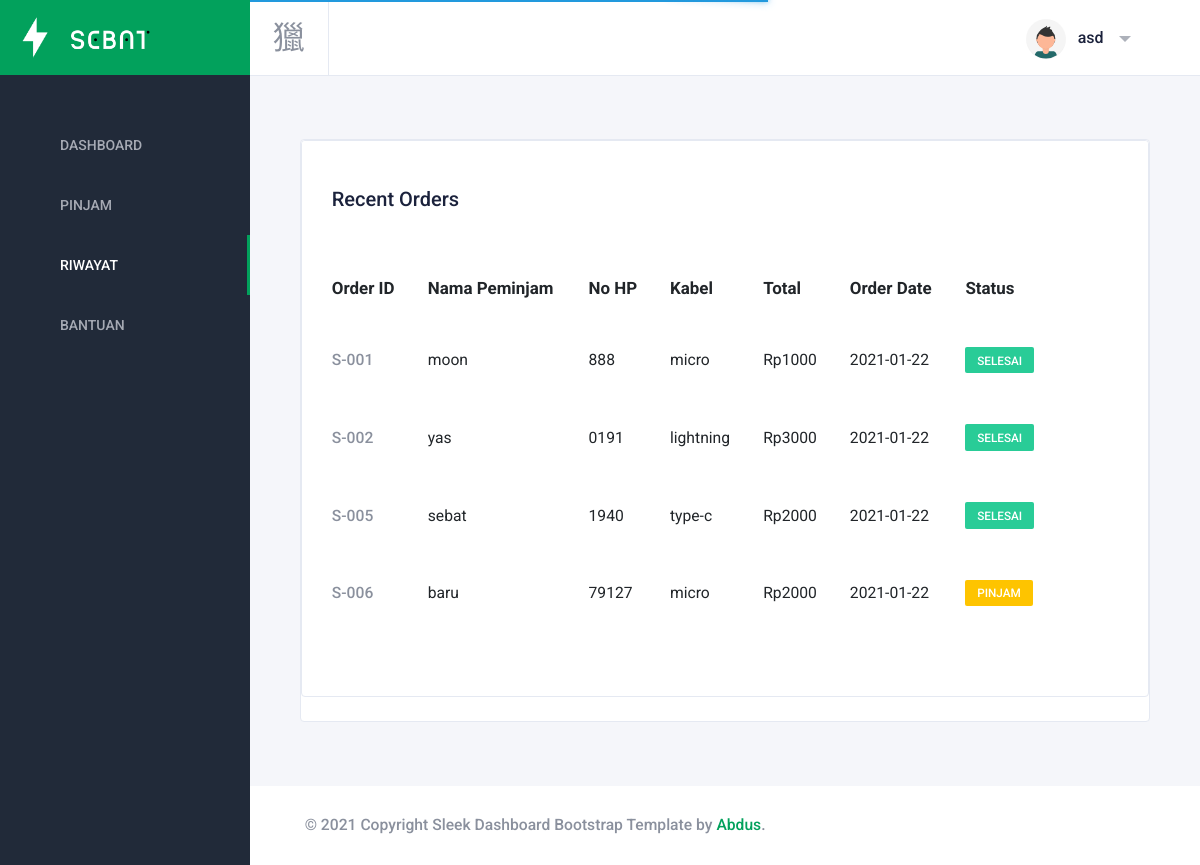
Before: /dashboard/history.php (signed in) with the older database file.
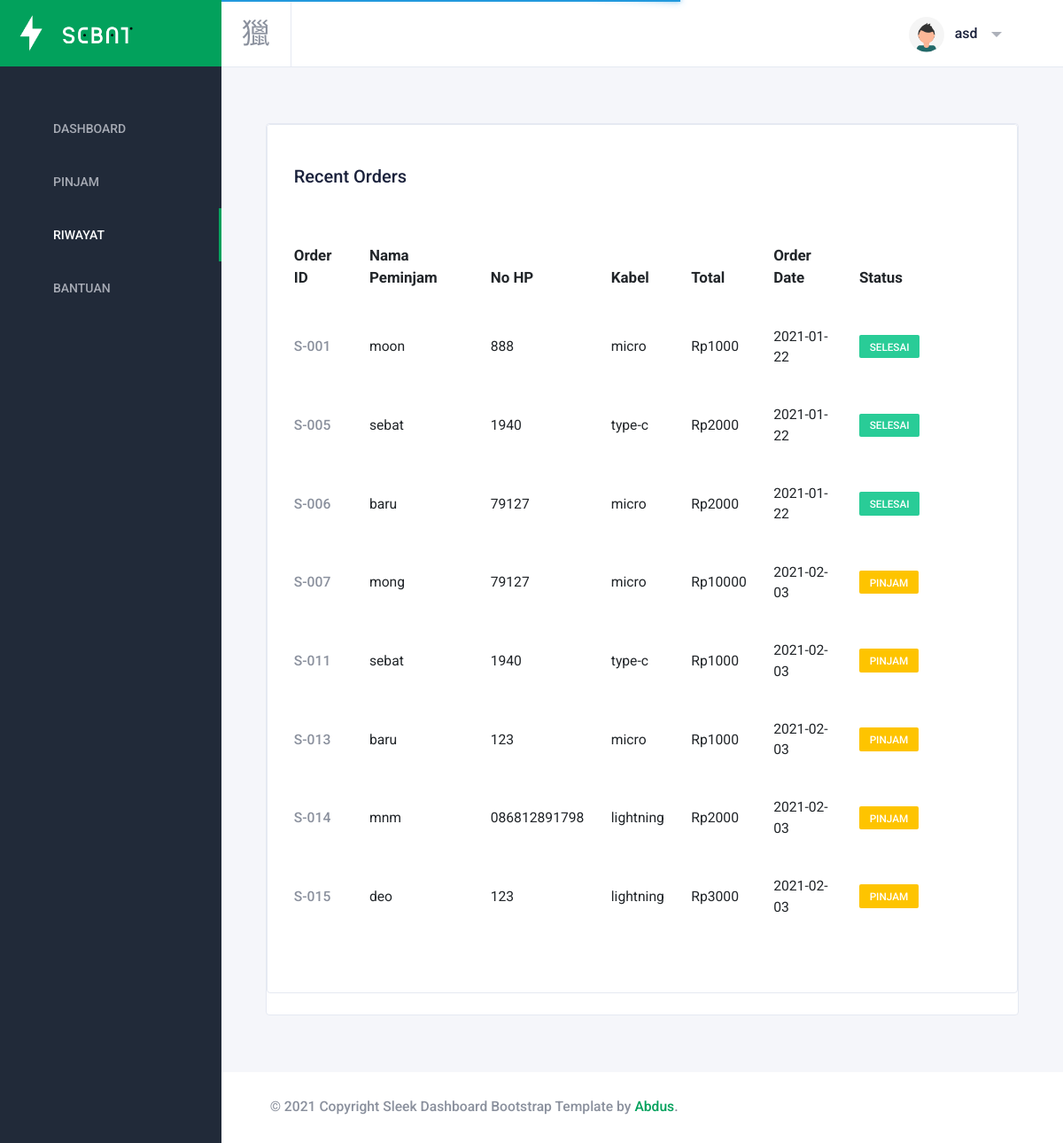
After: the same page with the newer database file.
### tables this page shows
CREATE TABLE `pinjam` (
  `id_pinjam` varchar(6) NOT NULL,
  `nama_peminjam` varchar(100) NOT NULL,
  `no_hp` varchar(12) NOT NULL,
  `kabel` enum('type-c','micro','lightning','') NOT NULL,
  `total` enum('1000','2000','3000','4000','10000','25000') NOT NULL,
  `tgl_pinjam` date NOT NULL,
  `status` enum('pinjam','selesai','','') NOT NULL
);

### dashboard/history.php (the view, shortened to what this page needs)
<!DOCTYPE html>
<html lang="en" dir="ltr">
<head>
  <link href="https://cdn.materialdesignicons.com/3.0.39/css/materialdesignicons.min.css" rel="stylesheet" />
  <link href="../assets/plugins/toaster/toastr.min.css" rel="stylesheet" />
  <link href="../assets/plugins/nprogress/nprogress.css" rel="stylesheet" />
  <link href="../assets/plugins/flag-icons/css/flag-icon.min.css" rel="stylesheet" />
  <link href="../assets/plugins/jvectormap/jquery-jvectormap-2.0.3.css" rel="stylesheet" />
  <link href="../assets/plugins/ladda/ladda.min.css" rel="stylesheet" />
  <link href="../assets/plugins/select2/css/select2.min.css" rel="stylesheet" />
  <link href="../assets/plugins/daterangepicker/daterangepicker.css" rel="stylesheet" />
  <link rel="stylesheet" href="../assets/vendor/bootstrap/css/bootstrap.min.css" rel="stylesheet">">
  <link id="sleek-css" rel="stylesheet" href="../assets/css/sleek.css" />
</head>
<body class="sidebar-fixed sidebar-dark header-light header-fixed" id="body">
  <div class="wrapper">
    <aside class="left-sidebar bg-sidebar">
      <div id="sidebar" class="sidebar sidebar-with-footer">
        <div class="app-brand">
          <a href="index.php">
            <img src="../assets/img/logo/logo-white.png" alt="" class="brand-logo">
            <span class="brand-name"><img src="../assets/img/logo/sebat-bw.png" alt=""></span>
          </a>
        </div>
        <div class="sidebar-scrollbar">
          <ul class="nav sidebar-inner" id="sidebar-menu">
            <li class="has-sub">
              <a class="sidenav-item-link" href="index.php">
                <span class="nav-text">Dashboard</span>
              </a>
            </li>
            <li class="has-sub ">
              <a class="sidenav-item-link" href="pinjam.php">
                <span class="nav-text">Pinjam</span>
              </a>
            </li>
            <li class="has-sub active">
              <a class="sidenav-item-link" href="history.php">
                <span class="nav-text">Riwayat</span>
              </a>
            </li>
            <li class="has-sub">
              <a class="sidenav-item-link" href="help.php">
                <span class="nav-text">Bantuan</span>
              </a>
            </li>
          </ul>
        </div>
      </div>
    </aside>
    <div class="page-wrapper">
      <header class="main-header " id="header">
        <nav class="navbar navbar-static-top navbar-expand-lg">
          <button id="sidebar-toggler" class="sidebar-toggle">
          </button>
          <div class="navbar-right ">
            <ul class="nav navbar-nav">
              <li class="dropdown user-menu">
                <button href="#" class="dropdown-toggle nav-link" data-toggle="dropdown">
                  <img src="../assets/img/profile.svg" class="user-image" alt="User Image" />
                  <span class="d-none d-lg-inline-block"><?= $_SESSION['username'];; ?></span>
                </button>
              </li>
            </ul>
          </div>
        </nav>
      </header>
      <div class="content-wrapper">
        <div class="content">
          <div class="row">
            <div class="col-md-12">
              <div class="card card-default" id="user-activity">
                <div class="card card-table-border-none recent-orders" id="recent-orders">
                  <div class="card-header justify-content-between">
                    <h2>Recent Orders</h2>
                  </div>
                  <div class="card-body pt-0 pb-5">
                    <table class="table card-table table-responsive table-responsive-large" style="width:100%">
                      <thead>
                        <tr>
                          <th class="font-weight-bold text-reset">Order ID</th>
                          <th class="font-weight-bold text-reset">Nama Peminjam</th>
                          <th class="font-weight-bold text-reset">No HP</th>
                          <th class="font-weight-bold text-reset">Kabel</th>
                          <th class="font-weight-bold text-reset">Total</th>
                          <th class="font-weight-bold text-reset">Order Date</th>
                          <th class="font-weight-bold text-reset">Status</th>
                          <th></th>
                        </tr>
                      </thead>
                      <tbody>
                        <?php
                        include '../conn.php';
                        $data = mysqli_query($koneksi,"select * from pinjam");
                        while($d = mysqli_fetch_array($data)){
                          ?>
                        <tr>
                          <td class="d-none d-lg-table-cell"><?php echo $d['id_pinjam']; ?></td>
                          <td class="d-none d-lg-table-cell"><?php echo $d['nama_peminjam']; ?></td>
                          <td class="d-none d-lg-table-cell"><?php echo $d['no_hp']; ?></td>
                          <td class="d-none d-lg-table-cell"><?php echo $d['kabel']; ?></td>
                          <td class="d-none d-lg-table-cell">Rp<?php echo $d['total']; ?></td>
                          <td class="d-none d-lg-table-cell"><?php echo $d['tgl_pinjam']; ?></td>
                          <td>
                            <?php if($d['status'] == 'pinjam'){ ?>
                            <span class="badge badge-warning">Pinjam</span>
                            <?php }else if($d['status'] == 'selesai'){ ?>
                            <span class="badge badge-success">Selesai</span>
                            <?php } ?>
                          <td class="text-right">
                            <div class="dropdown show d-inline-block widget-dropdown">
                              <a class="dropdown-toggle icon-burger-mini" href="" role="button"
                                id="dropdown-recent-order1" data-toggle="dropdown" aria-haspopup="true"
                                aria-expanded="false" data-display="static"></a>
                            </div>
                          </td>
                        </tr>
                        <?php
                        }
                        ?>
                      </tbody>
                    </table>
                  </div>
                </div>
              </div>
            </div>
          </div>
        </div>
      </div>
      <footer class="footer mt-auto">
        <div class="copyright bg-white">
          <p>
            &copy; <span id="copy-year">2019</span> Copyright Sleek Dashboard Bootstrap Template by
            <a class="text-primary" href="http://www.iamabdus.com/" target="_blank">Abdus</a>.
          </p>
        </div>
      </footer>
    </div>
  </div>
</body>
</html>

Changed rows visible on the page:
removed pinjam: id_pinjam "S-002", nama_peminjam "yas", no_hp "0191", kabel "lightning", total "3000", tgl_pinjam "2021-01-22", status "SELESAI"
changed pinjam "S-006": status "PINJAM" → "SELESAI"
added pinjam: id_pinjam "S-007", nama_peminjam "mong", no_hp "79127", kabel "micro", total "10000", tgl_pinjam "2021-02-03", status "PINJAM"
added pinjam: id_pinjam "S-011", nama_peminjam "sebat", no_hp "1940", kabel "type-c", total "1000", tgl_pinjam "2021-02-03", status "PINJAM"
added pinjam: id_pinjam "S-013", nama_peminjam "baru", no_hp "123", kabel "micro", total "1000", tgl_pinjam "2021-02-03", status "PINJAM"
added pinjam: id_pinjam "S-014", nama_peminjam "mnm", no_hp "086812891798", kabel "lightning", total "2000", tgl_pinjam "2021-02-03", status "PINJAM"
added pinjam: id_pinjam "S-015", nama_peminjam "deo", no_hp "123", kabel "lightning", total "3000", tgl_pinjam "2021-02-03", status "PINJAM"
